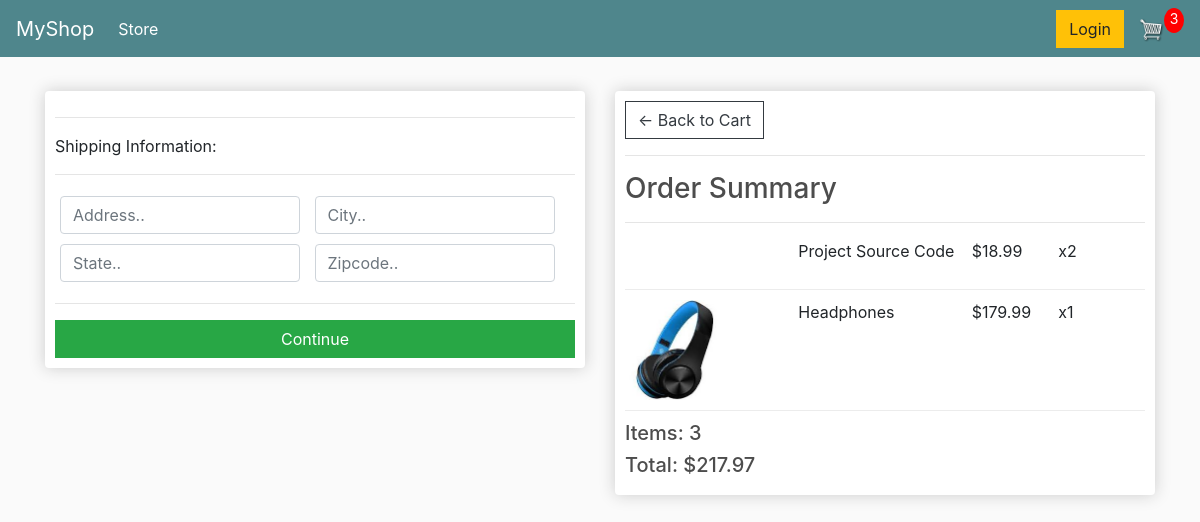
Before: /checkout/ (signed in) with the older database file.
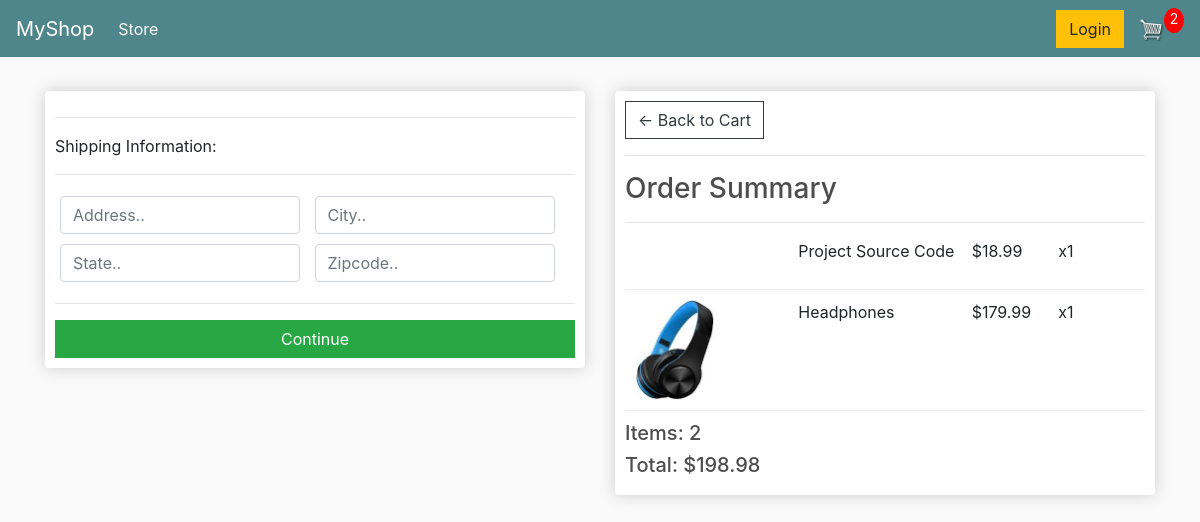
After: the same page with the newer database file.
### store/models.py (models this page shows, shortened)
class OrderItem(models.Model):
    product = models.ForeignKey(Product, on_delete=models.SET_NULL, null=True)
    order = models.ForeignKey(Order, on_delete=models.SET_NULL, null=True)
    quantity = models.IntegerField(default=0, null=True, blank=True)
    date_added = models.DateTimeField(auto_now_add=True)
    @property
    def get_total(self):
        return self.product.price * self.quantity

class Order(models.Model):
    customer = models.ForeignKey(Customer, on_delete=models.SET_NULL, null=True, blank=True)
    date_ordered = models.DateTimeField(auto_now_add=True)
    complete = models.BooleanField(default=False)
    transaction_id = models.CharField(max_length=200, null=True)
    @property
    def get_cart_total(self):
        items = self.orderitem_set.all()
        total = sum([item.get_total for item in items])
        return total
    @property
    def get_cart_items(self):
        items = self.orderitem_set.all()
        total = sum([item.quantity for item in items])
        return total
    @property
    def shipping(self):
        shipping = False
        order_items = self.orderitem_set.all()
        for item in order_items:
            if not item.product.digital:
                shipping = True
        return shipping

class Product(models.Model):
    name = models.CharField(max_length=200, null=True)
    price = models.DecimalField(max_digits=7, decimal_places=2)
    digital = models.BooleanField(default=False, null=True, blank=False)
    image = models.ImageField(null=True, blank=True)
    @property
    def imageURL(self):
        try:
            url = self.image.url
        except:
            url = ''
        return url

### store/views.py (the view)
# urls.py: path('checkout/', views.checkout, name='checkout'),
def checkout(request):
    data = cartData(request)
    order = data['order']
    items = data['items']
    cartItems = data['cartItems']
    context = {'items':items, 'order': order, 'cartItems':cartItems}
    return render(request, 'store/checkout.html', context)

### store/utils.py (called while the page is built)
def cartData(request):
    if request.user.is_authenticated:
        customer = request.user.customer
        order, created = Order.objects.get_or_create(customer=customer, complete=False)
        items = order.orderitem_set.all()
        cartItems = order.get_cart_items
    else:
        cookieData = cookieCart(request)
        order = cookieData['order']
        items = cookieData['items']
        cartItems = cookieData['cartItems']
    return {'items':items, 'order': order, 'cartItems':cartItems}

### store/templates/store/checkout.html (shortened to what this page needs)
{% extends 'store/base.html' %}
{% load static %}
{% block content %}
    <div class="row">
        <div class="col-lg-6">
            <div class="box-element" id="form-wrapper">
                <form id="form">
                    <div id="shipping-info">
                        <hr>
                        <p>Shipping Information:</p>
                        <hr>
                        <div class="form-field">
                            <input class="form-control" type="text" name="address" placeholder="Address..">
                        </div>
                        <div class="form-field">
                            <input class="form-control" type="text" name="city" placeholder="City..">
                        </div>
                        <div class="form-field">
                            <input class="form-control" type="text" name="state" placeholder="State..">
                        </div>
                        <div class="form-field">
                            <input class="form-control" type="text" name="zipcode" placeholder="Zipcode..">
                        </div>
                    </div>
                    <hr>
                    <input id="form-button" class="btn btn-success btn-block" type="submit" value="Continue">
                </form>
            </div>
            <br>
        </div>
        <div class="col-lg-6">
			<div class="box-element">
				<a  class="btn btn-outline-dark" href="{% url 'cart' %}">&#x2190; Back to Cart</a>
				<hr>
				<h3>Order Summary</h3>
                <hr>
                {% for item in items %}
				<div class="cart-row">
					<div style="flex:2"><img class="row-image" src="{{item.product.imageURL}}"></div>
					<div style="flex:2"><p>{{item.product.name}}</p></div>
					<div style="flex:1"><p>${{item.product.price}}</p></div>
					<div style="flex:1"><p>x{{item.quantity}}</p></div>
                </div>
                {% endfor %}
				<h5>Items: {{order.get_cart_items}}</h5>
				<h5>Total: ${{order.get_cart_total|floatformat:2}}</h5>
			</div>
        </div>
    </div>
{% endblock %}

Changed rows visible on the page:
changed OrderItem "Project Source Code": quantity "2" → "1"
changed through a linked row, Order: get_cart_items "3" → "2"; get_cart_total "217.97" → "198.98"
Other visible differences:
{{ cartItems }}: "3" → "2"
